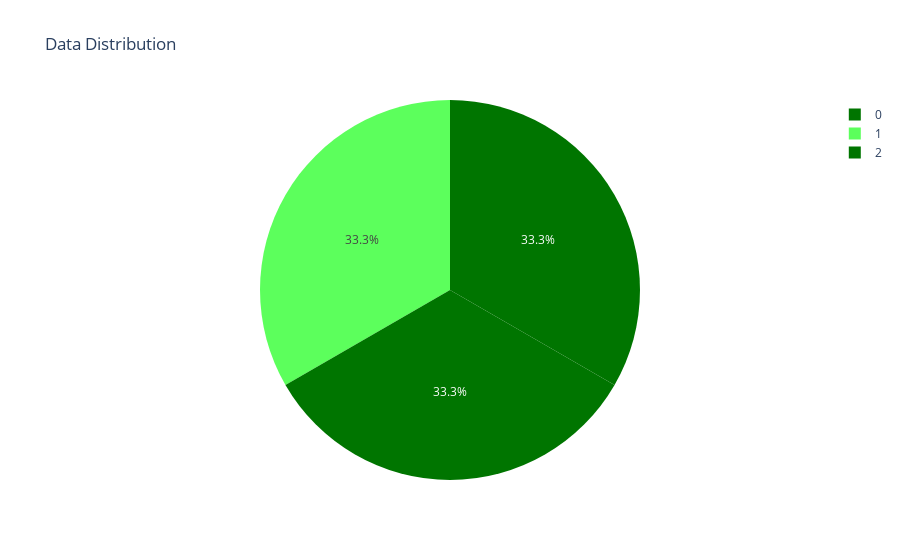

Write notebook code for a chart like this one.
### Code cell
px.pie(iris, 'Species', color='Species',color_discrete_sequence=['#007500','#5CFF5C'],title='Data Distribution')

### Figure 1 — Plotly figure (JSON) as saved in the notebook; plotly's stock layout.template omitted (floating-point values rounded to 4 significant figures; data arrays with more than 128 entries replaced by an {"elided": "..."} marker saying what was removed)
{"data": [{"customdata": {"elided": "150x1 int values"}, "domain": {"x": [0, 1], "y": [0, 1]}, "hovertemplate": "Species=%{customdata[0]}<extra></extra>", "labels": {"elided": "150 int values"}, "legendgroup": "", "marker": {"colors": {"elided": "150 str values"}}, "name": "", "showlegend": true, "type": "pie"}], "layout": {"legend": {"tracegroupgap": 0}, "piecolorway": ["#007500", "#5CFF5C"], "title": {"text": "Data Distribution"}}}
